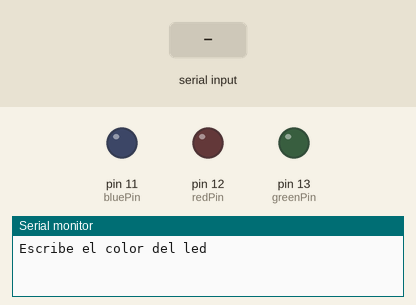
A sketch run on a simulated Arduino Uno, built with avr-gcc and run on an emulated ATmega328P. Parts: output pins drawn as LEDs (lit = HIGH), the last lines printed to the serial monitor. Inputs (shaded band) come from the test bench.

Above: at 1.2 s.
1.3 s: "90,45\n" received over Serial
At 2.5 s:
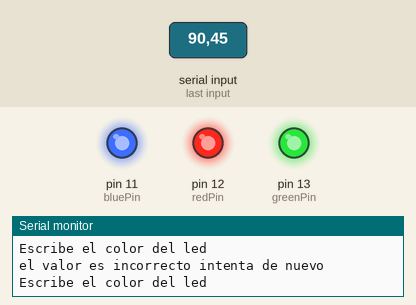
2.8 s: "1\n" received over Serial
At 3.5 s:
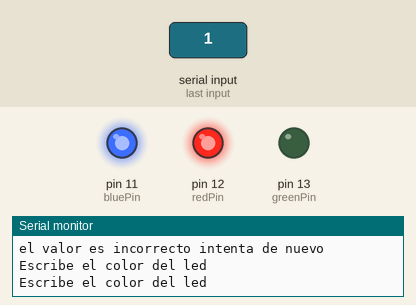
5.2 s: "2\n" received over Serial
At 5.7 s:
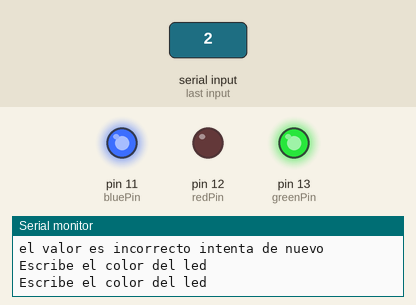
7.6 s: "3\n" received over Serial
At 8.4 s:
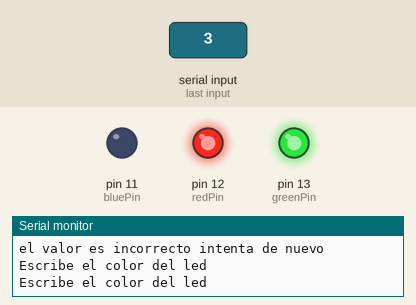
Timing chart, 0 to 10.6 s (numbered marks = the images above; inputs shaded):
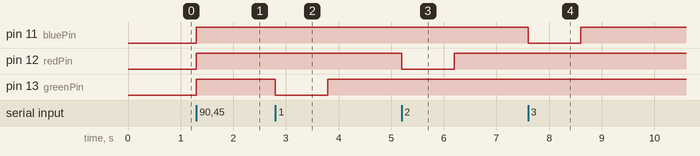

The sketch:

else-if_switch_2_class20.ino
```cpp
int greenPin = 13;
int redPin = 12;
int bluePin = 11;
int ledColor;
String msg1 = "Escribe el color del led";
void setup() {
  Serial.begin(115200);
  pinMode(greenPin, OUTPUT);
  pinMode(redPin, OUTPUT);
  pinMode(bluePin, OUTPUT);
}

void loop() {
  Serial.println();
  Serial.println(msg1);
  while (Serial.available() == 0) {//esperamos a que el usuario escriba
  }
  ledColor = Serial.parseInt();
  switch (ledColor) {//variable que vamos a procesar
    case 1: //si el ccalor de led color es 1
      digitalWrite(greenPin, LOW);
      digitalWrite(redPin, HIGH);
      digitalWrite(bluePin, HIGH);
      break;
    case 2:
      digitalWrite(greenPin, HIGH);
      digitalWrite(redPin, LOW);
      digitalWrite(bluePin, HIGH);
      break;
    case 3:
      digitalWrite(greenPin, HIGH);
      digitalWrite(redPin, HIGH);
      digitalWrite(bluePin, LOW);
      break;
    default:
      digitalWrite(greenPin, HIGH);
      digitalWrite(redPin, HIGH);
      digitalWrite(bluePin, HIGH);
      Serial.println("el valor es incorrecto intenta de nuevo");
  }
}
```

Measured:
- after the input at 1.3 s, pin 11 (bluePin), pin 12 (redPin), pin 13 (greenPin): LOW → HIGH at once
- after the input at 2.8 s, pin 13 (greenPin): HIGH → LOW at once, → HIGH 1.0 s later
- after the input at 5.2 s, pin 12 (redPin): HIGH → LOW at once, → HIGH 1.0 s later
- after the input at 7.6 s, pin 11 (bluePin): HIGH → LOW at once, → HIGH 1.0 s later
